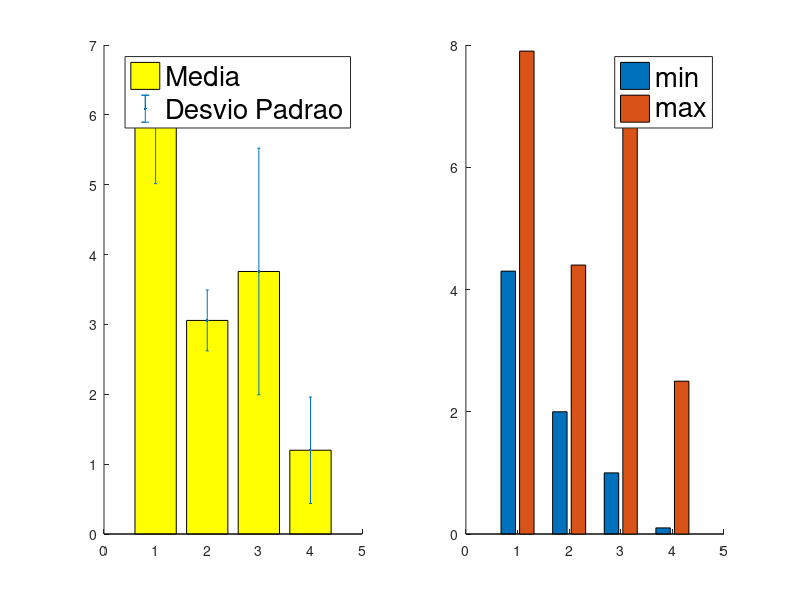

The MATLAB source for this figure:
clear all
load fisheriris.mat
indexes = [1 2 3; 1 2 4; 2 3 4];
classes = [1:50;51:100;101:150];
atributos = [1 2 3 4];

%calculo de informacoes
media_atributo = mean(meas);
desvio_padrao = std(meas);
min = min(meas);
max = max(meas);

%graficos
subplot(1, 2, 1);
hold on
bar(1:4, media_atributo, 'y');
errorbar(1:4, media_atributo, desvio_padrao, '.');
legend({'Media', 'Desvio Padrao'}, 'FontSize', 20);
hold off
subplot(1, 2, 2);
hold on
bar(1:4, [min(1) max(1); min(2) max(2); min(3) max(3); min(4) max(4)]);
legend({'min', 'max'}, 'FontSize', 20);
hold off

